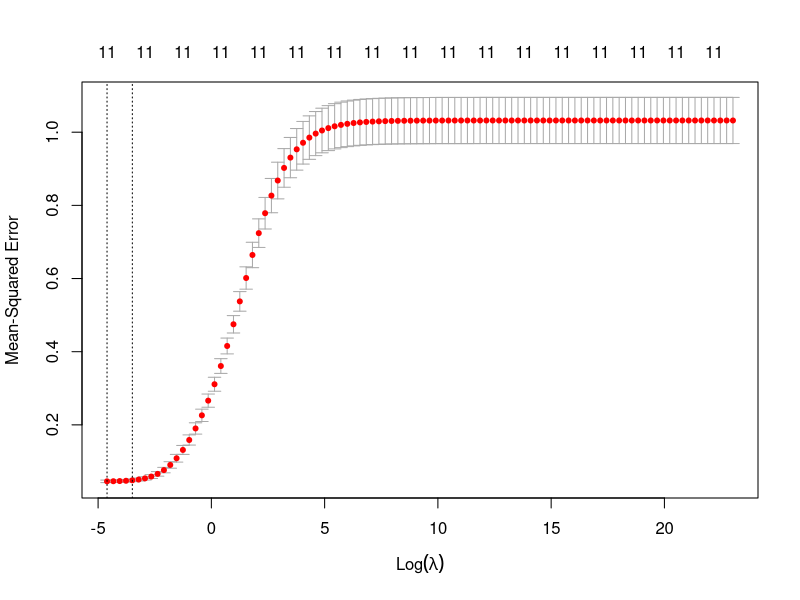

Recreate this plot in R. (Note: this script raises an error after producing the figure.)
# Ridge Regression Models
library(Matrix)
library(foreach)
library(glmnet)

# Read Data
scaled_credit <- read.csv("data/scaled-credit.csv", sep = ",", row.names = 1)
training_set <- read.csv("data/training-set.csv", sep = ",", row.names = 1)
testing_set <- read.csv("data/testing-set.csv", sep = ",", row.names = 1)

x <- data.matrix(scaled_credit[,1:11])
y <- scaled_credit$Balance

x_trainning <- data.matrix(training_set[,1:11])
y_trainning <- training_set$Balance

x_testing <- data.matrix(testing_set[,1:11])
y_testing <- testing_set$Balance

# Cross validation
set.seed(1)
grid <- 10^seq(10, -2, length = 100)
ridge_cv_out <- cv.glmnet(x_trainning, y_trainning, alpha=0, lambda = grid,
                          intercept = FALSE, standardize = FALSE)


# Select the best model
ridge_bestlam <- ridge_cv_out$lambda.min

# Plot the cross-validation errors
png(file = "images/ridge-images/ridge-cv-errors.png")
plot(ridge_cv_out)
dev.off()

# Compute MSE using test set
ridge_pred <- predict(ridge_cv_out, s = ridge_bestlam, newx = x_testing)
ridge_MSE <- mean((ridge_pred - y_testing)^2)

# Refit the model
out <- glmnet(x, y, alpha = 0, lambda = grid, intercept = FALSE, standardize = FALSE)
ridge_coef <- predict(out, s = ridge_bestlam, type="coefficients")[1:12,]

# Save output
save(ridge_cv_out, ridge_bestlam, ridge_MSE, ridge_coef, 
     file = "data/ridge/ridge-regression.RData")

sink(file = "data/ridge/ridge-output.txt")
writeLines("Ridge Regression")
writeLines("Best Lambda")
ridge_bestlam
writeLines("Official coefficients")
ridge_coef
writeLines("Test MSE")
ridge_MSE
sink()
